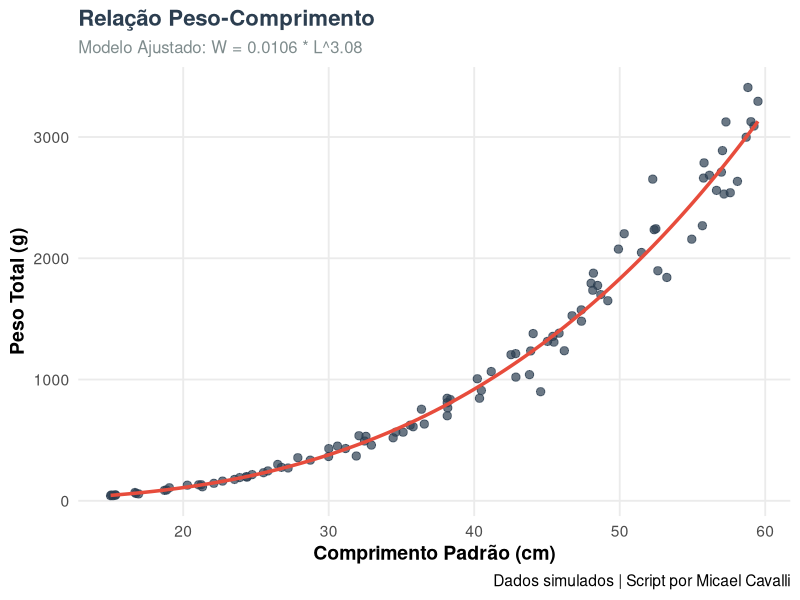

Write R code to recreate this figure.
# ==============================================================================
# Script: Relação Peso-Comprimento em Peixes (W = a * L^b)
# Autor: Micael Cavalli
# Descrição: Ajusta a curva de crescimento alométrico e plota dados biológicos
#            de peixes utilizando o ggplot2.
# ==============================================================================

# 1. Instalação e Carregamento de Pacotes --------------------------------------
# Caso não tenha o ggplot2 instalado, remova o '#' da linha abaixo para instalar:
# install.packages("ggplot2")
library(ggplot2)

# 2. Geração de Dados Fictícios de Exemplo -------------------------------------
# Simulando dados de 100 indivíduos de peixes (ex: Tucunaré, Cichla sp.)
set.seed(42)
comprimento <- runif(100, min = 15, max = 60) # Comprimento padrão (cm)

# Relação biológica real aproximada: W = 0.015 * L^3.0 + erro
b_real <- 3.05
a_real <- 0.012
peso <- a_real * (comprimento ^ b_real) * rnorm(100, mean = 1, sd = 0.1) # Peso (g)

# Criando o data frame
dados_peixes <- data.frame(
  ID = 1:100,
  Comprimento_cm = comprimento,
  Peso_g = peso
)

# 3. Ajuste do Modelo Não-Linear -----------------------------------------------
# W = a * L^b
# Podemos linearizar usando logaritmo: log(W) = log(a) + b * log(L)
modelo <- lm(log(Peso_g) ~ log(Comprimento_cm), data = dados_peixes)

# Extraindo os parâmetros
a_estimado <- exp(coef(modelo)[1])
b_estimado <- coef(modelo)[2]

cat("--- Parâmetros Estimados da Relação Peso-Comprimento ---\n")
cat("Fórmula: W = a * L^b\n")
cat("a (fator de condição):", round(a_estimado, 5), "\n")
cat("b (alometria):", round(b_estimado, 3), "\n")

# Classificação do crescimento:
# b = 3: Isométrico
# b > 3: Alométrico positivo (peixe fica mais gordo à medida que cresce)
# b < 3: Alométrico negativo (peixe fica mais magro à medida que cresce)
if (round(b_estimado, 1) == 3.0) {
  cat("Tipo de Crescimento: Isométrico (b ~ 3)\n")
} else if (b_estimado > 3) {
  cat("Tipo de Crescimento: Alométrico Positivo (b > 3)\n")
} else {
  cat("Tipo de Crescimento: Alométrico Negativo (b < 3)\n")
}

# 4. Construção do Gráfico com ggplot2 -----------------------------------------
# Gerando pontos preditos para desenhar a linha do modelo ajustado
comprimento_seq <- seq(min(dados_peixes$Comprimento_cm), max(dados_peixes$Comprimento_cm), length.out = 200)
peso_predito <- a_estimado * (comprimento_seq ^ b_estimado)
dados_linha <- data.frame(Comprimento_cm = comprimento_seq, Peso_g = peso_predito)

grafico <- ggplot(dados_peixes, aes(x = Comprimento_cm, y = Peso_g)) +
  # Adiciona os pontos observados
  geom_point(color = "#2c3e50", alpha = 0.7, size = 2.5) +
  # Adiciona a curva ajustada
  geom_line(data = dados_linha, aes(x = Comprimento_cm, y = Peso_g), 
            color = "#e74c3c", linewidth = 1.2) +
  # Títulos e Rótulos
  labs(
    title = "Relação Peso-Comprimento",
    subtitle = paste0("Modelo Ajustado: W = ", round(a_estimado, 4), " * L^", round(b_estimado, 2)),
    x = "Comprimento Padrão (cm)",
    y = "Peso Total (g)",
    caption = "Dados simulados | Script por Micael Cavalli"
  ) +
  # Tema visual clean e moderno
  theme_minimal(base_size = 14) +
  theme(
    plot.title = element_text(face = "bold", color = "#2c3e50", size = 16),
    plot.subtitle = element_text(color = "#7f8c8d", size = 12),
    axis.title = element_text(face = "bold"),
    panel.grid.minor = element_blank()
  )

# Salvar o gráfico como imagem (PNG)
# ggsave("relacao_peso_comprimento.png", plot = grafico, width = 8, height = 6, dpi = 300)

# Exibir o gráfico no RStudio/R console
print(grafico)
